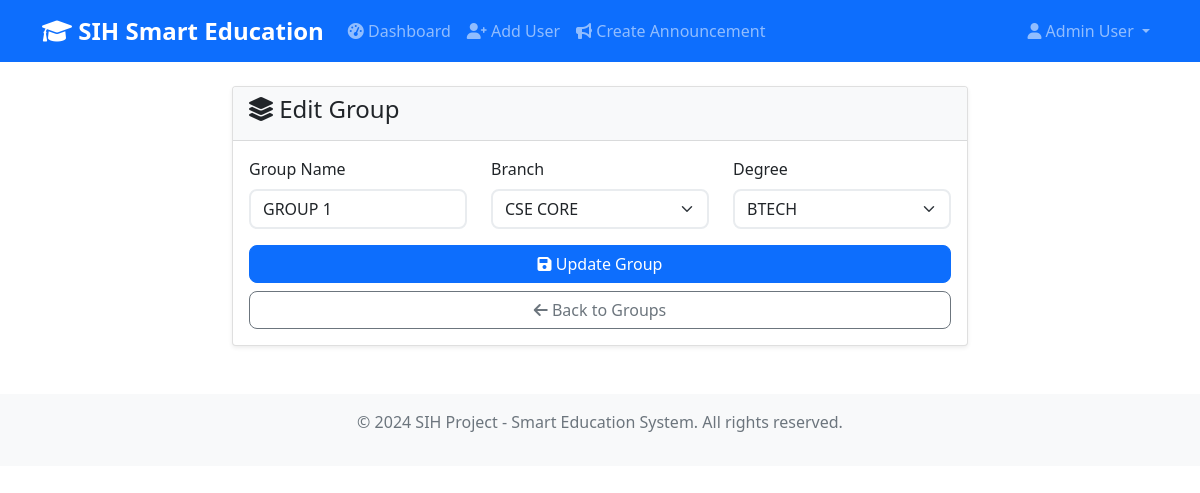
The page /admins/groups/2/edit/ (signed in) on the database its author committed.
### admins/models.py (models this page shows, shortened)
class Group(models.Model):
    branch = models.ForeignKey(Branch, on_delete=models.CASCADE)
    degree = models.ForeignKey(Degree, on_delete=models.CASCADE)
    name = models.CharField(max_length=50)
    class Meta:
        unique_together = ("branch", "degree", "name")

class Branch(models.Model):
    name = models.CharField(max_length=100)
    degree = models.ForeignKey('admins.Degree', on_delete=models.CASCADE, related_name='branches', null=True, blank=True)

class Degree(models.Model):
    name = models.CharField(max_length=100)

### admins/views.py (the view, shortened to what this page needs)
# urls.py: path('groups/<int:pk>/edit/', views.group_edit, name='group_edit'),
@login_required
def group_edit(request, pk):
    if not _require_staff(request.user):
        messages.error(request, 'Access denied.')
        return redirect('core:dashboard')
    obj = get_object_or_404(Group, pk=pk)
    context = {'group': obj, 'branches': Branch.objects.all(), 'degrees': Degree.objects.all()}
    return render(request, 'admins/group_form.html', context)

### admins/views.py (called while the page is built)
def _require_staff(user):
    return user.is_staff

### templates/admins/group_form.html (shortened to what this page needs)
{% extends 'base.html' %}
{% block content %}
<div class="row justify-content-center">
    <div class="col-md-8">
        <div class="card">
            <div class="card-header">
                <h4><i class="fas fa-layer-group"></i> {% if group %}Edit Group{% else %}Create Group{% endif %}</h4>
            </div>
            <div class="card-body">
                <form method="post">
                    <div class="row">
                        <div class="col-md-4">
                            <div class="mb-3">
                                <label for="name" class="form-label">Group Name</label>
                                <input type="text" class="form-control" id="name" name="name"
                                       value="{% if group %}{{ group.name }}{% endif %}" required>
                            </div>
                        </div>
                        <div class="col-md-4">
                            <div class="mb-3">
                                <label for="branch" class="form-label">Branch</label>
                                <select class="form-select" id="branch" name="branch" required>
                                    {% for b in branches %}
                                    <option value="{{ b.id }}" {% if group and group.branch_id == b.id %}selected{% endif %}>{{ b.name }}</option>
                                    {% endfor %}
                                </select>
                            </div>
                        </div>
                        <div class="col-md-4">
                            <div class="mb-3">
                                <label for="degree" class="form-label">Degree</label>
                                <select class="form-select" id="degree" name="degree" required>
                                    {% for d in degrees %}
                                    <option value="{{ d.id }}" {% if group and group.degree_id == d.id %}selected{% endif %}>{{ d.name }}</option>
                                    {% endfor %}
                                </select>
                            </div>
                        </div>
                    </div>
                    <div class="d-grid gap-2">
                        <button type="submit" class="btn btn-primary">
                            <i class="fas fa-save"></i> {% if group %}Update{% else %}Create{% endif %} Group
                        </button>
                        <a href="{% url 'admins:groups_list' %}" class="btn btn-outline-secondary">
                            <i class="fas fa-arrow-left"></i> Back to Groups
                        </a>
                    </div>
                </form>
            </div>
        </div>
    </div>
</div>
{% endblock %}

### templates/base.html (shortened to what this page needs)
<!DOCTYPE html>
<html lang="en">
<head>
    <link href="https://cdn.jsdelivr.net/npm/bootstrap@5.1.3/dist/css/bootstrap.min.css" rel="stylesheet">
    <link href="https://cdnjs.cloudflare.com/ajax/libs/font-awesome/6.0.0/css/all.min.css" rel="stylesheet">
    {% load static %}
    <link href="{% static 'css/custom.css' %}" rel="stylesheet">
</head>
<body>
    <nav class="navbar navbar-expand-lg navbar-dark bg-primary">
        <div class="container">
            <a class="navbar-brand" href="{% url 'core:dashboard' %}">
                <i class="fas fa-graduation-cap"></i> SIH Smart Education
            </a>
            <div class="collapse navbar-collapse" id="navbarNav">
                <ul class="navbar-nav me-auto">
                    {% if user.is_authenticated %}
                        <li class="nav-item">
                            <a class="nav-link" href="{% url 'core:dashboard' %}">
                                <i class="fas fa-tachometer-alt"></i> Dashboard
                            </a>
                        </li>
                        {% if user.student %}
                            <li class="nav-item">
                                <a class="nav-link" href="{% url 'students:materials_list' %}">
                                    <i class="fas fa-file-alt"></i> Materials
                                </a>
                            </li>
                            <li class="nav-item">
                                <a class="nav-link" href="{% url 'students:scan_qr' %}">
                                    <i class="fas fa-qrcode"></i> Scan QR
                                </a>
                            </li>
                        {% elif user.teacher %}
                            <li class="nav-item">
                                <a class="nav-link" href="{% url 'teachers:group_selection' %}">
                                    <i class="fas fa-users"></i> Select Group
                                </a>
                            </li>
                        {% elif user.is_staff %}
                            <li class="nav-item">
                                <a class="nav-link" href="{% url 'admins:add_user' %}">
                                    <i class="fas fa-user-plus"></i> Add User
                                </a>
                            </li>
                            <li class="nav-item">
                                <a class="nav-link" href="{% url 'admins:create_announcement' %}">
                                    <i class="fas fa-bullhorn"></i> Create Announcement
                                </a>
                            </li>
                        {% endif %}
                    {% endif %}
                </ul>
                <ul class="navbar-nav">
                    {% if user.is_authenticated %}
                        <li class="nav-item dropdown">
                            <a class="nav-link dropdown-toggle" href="#" id="navbarDropdown" role="button" data-bs-toggle="dropdown">
                                <i class="fas fa-user"></i> {{ user.get_full_name|default:user.username }}
                            </a>
                        </li>
                    {% endif %}
                </ul>
            </div>
        </div>
    </nav>
    <main class="container mt-4">
        {% block content %}
        {% endblock %}
    </main>
    <footer class="bg-light text-center text-muted py-3 mt-5">
        <div class="container">
            <p>&copy; 2024 SIH Project - Smart Education System. All rights reserved.</p>
        </div>
    </footer>
</body>
</html>

### static/css/custom.css (style rules this page uses)
:root { --primary-color: #007bff; --secondary-color: #6c757d; --success-color: #28a745; --warning-color: #ffc107; --danger-color: #dc3545; --info-color: #17a2b8; --light-color: #f8f9fa; --dark-color: #343a40; }
.card { transition: transform 0.2s ease-in-out, box-shadow 0.2s ease-in-out; }
.btn { border-radius: 8px; font-weight: 500; transition: all 0.2s ease-in-out; }
.form-control, .form-select { border-radius: 8px; border: 2px solid #e9ecef; transition: border-color 0.2s ease-in-out; }
.navbar-brand { font-weight: 700; font-size: 1.5rem; }
.navbar-nav .nav-link { font-weight: 500; transition: color 0.2s ease-in-out; }

### templates/base.html (style rules this page uses)
.navbar-brand { font-weight: bold; }
.card { box-shadow: 0 0.125rem 0.25rem rgba(0, 0, 0, 0.075); border: 1px solid rgba(0, 0, 0, 0.125); }
.card-header { background-color: #f8f9fa; border-bottom: 1px solid rgba(0, 0, 0, 0.125); }

### rows shown on the page
Group: name "GROUP 1", branch "CSE CORE", degree "BTECH"

### other values the page prints
{{ user.get_full_name|default:user.username }} "Admin User"
